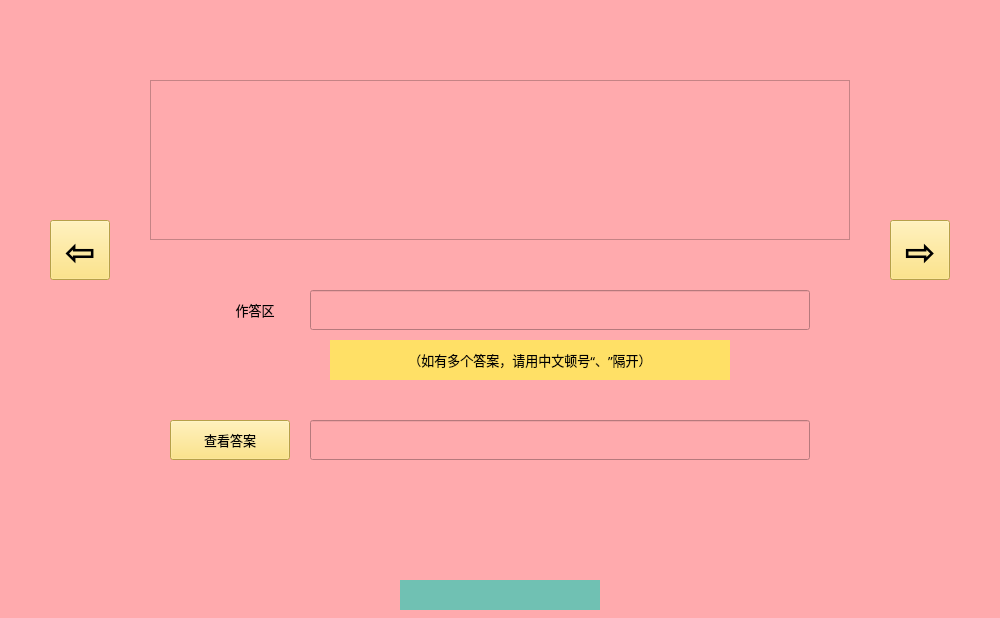
<?xml version="1.0" encoding="UTF-8"?>
<ui version="4.0">
 <class>FillinBlankQ</class>
 <widget class="QWidget" name="FillinBlankQ">
  <property name="geometry">
   <rect>
    <x>0</x>
    <y>0</y>
    <width>1000</width>
    <height>618</height>
   </rect>
  </property>
  <property name="minimumSize">
   <size>
    <width>1000</width>
    <height>618</height>
   </size>
  </property>
  <property name="maximumSize">
   <size>
    <width>1000</width>
    <height>618</height>
   </size>
  </property>
  <property name="windowTitle">
   <string>正在答题</string>
  </property>
  <property name="styleSheet">
   <string notr="true">background-color: rgb(255, 170, 173);</string>
  </property>
  <widget class="QTextEdit" name="question_text">
   <property name="geometry">
    <rect>
     <x>150</x>
     <y>80</y>
     <width>700</width>
     <height>160</height>
    </rect>
   </property>
   <property name="font">
    <font>
     <family>方正小标宋简体</family>
     <pointsize>10</pointsize>
    </font>
   </property>
   <property name="focusPolicy">
    <enum>Qt::ClickFocus</enum>
   </property>
   <property name="readOnly">
    <bool>true</bool>
   </property>
  </widget>
  <widget class="QLineEdit" name="ansArea_text">
   <property name="geometry">
    <rect>
     <x>310</x>
     <y>290</y>
     <width>500</width>
     <height>40</height>
    </rect>
   </property>
   <property name="font">
    <font>
     <family>方正小标宋简体</family>
     <pointsize>10</pointsize>
    </font>
   </property>
   <property name="focusPolicy">
    <enum>Qt::ClickFocus</enum>
   </property>
  </widget>
  <widget class="QLabel" name="ansArea_label">
   <property name="geometry">
    <rect>
     <x>210</x>
     <y>290</y>
     <width>90</width>
     <height>40</height>
    </rect>
   </property>
   <property name="font">
    <font>
     <family>方正小标宋简体</family>
     <pointsize>10</pointsize>
    </font>
   </property>
   <property name="text">
    <string>作答区</string>
   </property>
   <property name="alignment">
    <set>Qt::AlignCenter</set>
   </property>
  </widget>
  <widget class="QPushButton" name="next_btn">
   <property name="geometry">
    <rect>
     <x>890</x>
     <y>220</y>
     <width>60</width>
     <height>60</height>
    </rect>
   </property>
   <property name="font">
    <font>
     <family>Arial Black</family>
     <pointsize>28</pointsize>
     <weight>75</weight>
     <bold>true</bold>
    </font>
   </property>
   <property name="styleSheet">
    <string notr="true">background-color: rgb(255, 224, 102);</string>
   </property>
   <property name="text">
    <string>⇨</string>
   </property>
   <property name="shortcut">
    <string>Right</string>
   </property>
  </widget>
  <widget class="QPushButton" name="previous_btn">
   <property name="geometry">
    <rect>
     <x>50</x>
     <y>220</y>
     <width>60</width>
     <height>60</height>
    </rect>
   </property>
   <property name="font">
    <font>
     <family>Arial Black</family>
     <pointsize>28</pointsize>
     <weight>75</weight>
     <bold>true</bold>
    </font>
   </property>
   <property name="styleSheet">
    <string notr="true">background-color: rgb(255, 224, 102);</string>
   </property>
   <property name="text">
    <string>⇦</string>
   </property>
   <property name="shortcut">
    <string>Left</string>
   </property>
  </widget>
  <widget class="QPushButton" name="answer_btn">
   <property name="geometry">
    <rect>
     <x>170</x>
     <y>420</y>
     <width>120</width>
     <height>40</height>
    </rect>
   </property>
   <property name="font">
    <font>
     <family>方正小标宋简体</family>
     <pointsize>10</pointsize>
    </font>
   </property>
   <property name="styleSheet">
    <string notr="true">background-color: rgb(255, 224, 102);</string>
   </property>
   <property name="text">
    <string>查看答案</string>
   </property>
  </widget>
  <widget class="QLineEdit" name="answer_text">
   <property name="geometry">
    <rect>
     <x>310</x>
     <y>420</y>
     <width>500</width>
     <height>40</height>
    </rect>
   </property>
   <property name="font">
    <font>
     <family>方正小标宋简体</family>
     <pointsize>10</pointsize>
    </font>
   </property>
   <property name="focusPolicy">
    <enum>Qt::ClickFocus</enum>
   </property>
   <property name="readOnly">
    <bool>true</bool>
   </property>
  </widget>
  <widget class="QLabel" name="hint_lbl">
   <property name="geometry">
    <rect>
     <x>330</x>
     <y>340</y>
     <width>400</width>
     <height>40</height>
    </rect>
   </property>
   <property name="font">
    <font>
     <family>方正小标宋简体</family>
     <pointsize>10</pointsize>
    </font>
   </property>
   <property name="styleSheet">
    <string notr="true">background-color: rgb(255, 224, 102);</string>
   </property>
   <property name="text">
    <string>（如有多个答案，请用中文顿号“、”隔开）</string>
   </property>
   <property name="alignment">
    <set>Qt::AlignCenter</set>
   </property>
  </widget>
  <widget class="QLabel" name="index_lbl">
   <property name="geometry">
    <rect>
     <x>400</x>
     <y>580</y>
     <width>200</width>
     <height>30</height>
    </rect>
   </property>
   <property name="font">
    <font>
     <family>方正小标宋简体</family>
     <pointsize>10</pointsize>
    </font>
   </property>
   <property name="styleSheet">
    <string notr="true">background-color: rgb(112, 193, 179);</string>
   </property>
   <property name="text">
    <string/>
   </property>
   <property name="alignment">
    <set>Qt::AlignCenter</set>
   </property>
  </widget>
 </widget>
 <resources/>
 <connections/>
</ui>
